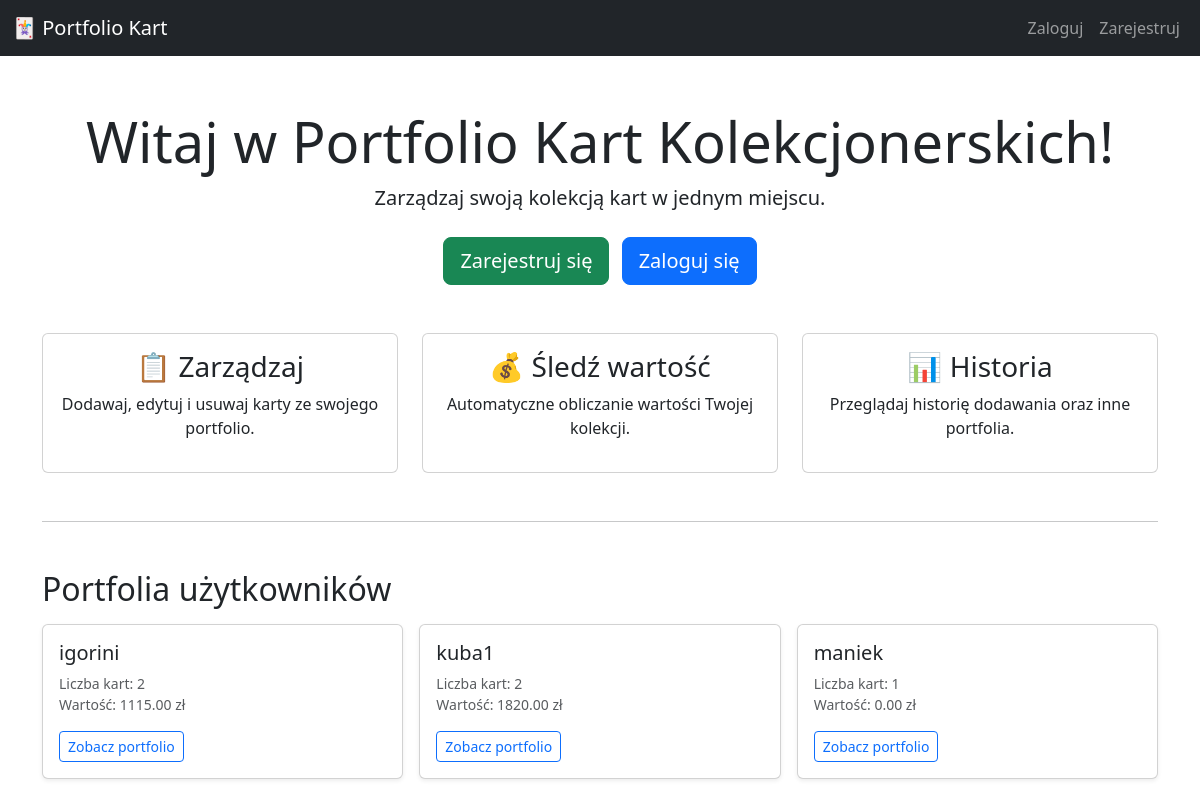
The page / on the database its author committed.
### portfolio/models.py (models this page shows, shortened)
class Portfolio(models.Model):
    user = models.OneToOneField(User, on_delete=models.CASCADE, related_name='portfolio')
    created_at = models.DateTimeField(auto_now_add=True)

### portfolio/views.py (the view)
# urls.py: path('', views.home, name='home'),
def home(request):
    qs = Portfolio.objects.select_related('user').annotate(
        cards_count=Count('card_instances'),
        total_value_annot=Coalesce(
            Sum('card_instances__price'),
            Value(0),
            output_field=models.DecimalField(max_digits=10, decimal_places=2),
        )
    ).order_by('user__username')
    if request.user.is_authenticated:
        qs = qs.exclude(user=request.user)
    return render(request, 'portfolio/home.html', {'public_portfolios': qs})

### portfolio/templates/portfolio/home.html (shortened to what this page needs)
{% extends 'portfolio/base.html' %}
{% block content %}
<div class="text-center my-5">
    <h1 class="display-4">Witaj w Portfolio Kart Kolekcjonerskich!</h1>
    <p class="lead">Zarządzaj swoją kolekcją kart w jednym miejscu.</p>
    {% if user.is_authenticated %}
        <a href="{% url 'portfolio_view' %}" class="btn btn-primary btn-lg">Przejdź do Mojego Portfolio</a>
    {% else %}
        <div class="mt-4">
            <a href="{% url 'register' %}" class="btn btn-success btn-lg me-2">Zarejestruj się</a>
            <a href="{% url 'login' %}" class="btn btn-primary btn-lg">Zaloguj się</a>
        </div>
    {% endif %}
</div>
<div class="row mt-5">
    <div class="col-md-4">
        <div class="card">
            <div class="card-body text-center">
                <h3>📋 Zarządzaj</h3>
                <p>Dodawaj, edytuj i usuwaj karty ze swojego portfolio.</p>
            </div>
        </div>
    </div>
    <div class="col-md-4">
        <div class="card">
            <div class="card-body text-center">
                <h3>💰 Śledź wartość</h3>
                <p>Automatyczne obliczanie wartości Twojej kolekcji.</p>
            </div>
        </div>
    </div>
    <div class="col-md-4">
        <div class="card">
            <div class="card-body text-center">
                <h3>📊 Historia</h3>
                <p>Przeglądaj historię dodawania oraz inne portfolia.</p>
            </div>
        </div>
    </div>
</div>
<hr class="my-5">
<h2 class="mb-3">Portfolia użytkowników</h2>
<div class="row row-cols-1 row-cols-md-3 g-3">
  {% for p in public_portfolios %}
    <div class="col">
      <div class="card h-100 shadow-sm">
        <div class="card-body">
          <h5 class="card-title">{{ p.user.username }}</h5>
          <div class="text-muted small">Liczba kart: {{ p.cards_count }}</div>
          <div class="text-muted small">Wartość: {{ p.total_value_annot|floatformat:2 }} zł</div>
          <a class="btn btn-outline-primary btn-sm mt-3"
             href="{% url 'user_portfolio' p.user.username %}">
            Zobacz portfolio
          </a>
        </div>
      </div>
    </div>
  {% empty %}
    <p class="text-muted">Brak innych portfoliów do wyświetlenia.</p>
  {% endfor %}
</div>
{% endblock %}

### portfolio/templates/portfolio/base.html (style rules this page uses)
body { padding-top: 60px; }

### rows shown on the page
Portfolio: user.username "igorini", cards_count "2", total_value_annot "1115.00"
Portfolio: user.username "kuba1", cards_count "2", total_value_annot "1820.00"
Portfolio: user.username "maniek", cards_count "1", total_value_annot "0.00"
